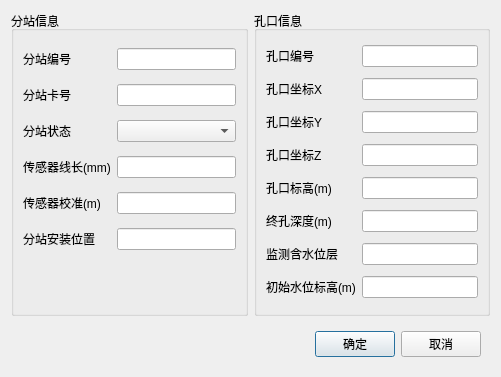
<?xml version="1.0" encoding="UTF-8"?>
<ui version="4.0">
 <class>equipmentDialog</class>
 <widget class="QDialog" name="equipmentDialog">
  <property name="geometry">
   <rect>
    <x>0</x>
    <y>0</y>
    <width>501</width>
    <height>377</height>
   </rect>
  </property>
  <property name="sizePolicy">
   <sizepolicy hsizetype="Preferred" vsizetype="Preferred">
    <horstretch>0</horstretch>
    <verstretch>0</verstretch>
   </sizepolicy>
  </property>
  <property name="windowTitle">
   <string>Dialog</string>
  </property>
  <layout class="QGridLayout" name="gridLayout_3">
   <item row="0" column="0">
    <layout class="QHBoxLayout" name="horizontalLayout">
     <item>
      <widget class="QGroupBox" name="groupBox">
       <property name="title">
        <string>分站信息</string>
       </property>
       <layout class="QGridLayout" name="gridLayout">
        <item row="0" column="0">
         <widget class="QLabel" name="label_26">
          <property name="text">
           <string>分站编号</string>
          </property>
         </widget>
        </item>
        <item row="0" column="1">
         <widget class="QLineEdit" name="lineEdit_siteNumber"/>
        </item>
        <item row="1" column="0">
         <widget class="QLabel" name="label_20">
          <property name="text">
           <string>分站卡号</string>
          </property>
         </widget>
        </item>
        <item row="1" column="1">
         <widget class="QLineEdit" name="lineEdit_sitePhoneNo"/>
        </item>
        <item row="2" column="0">
         <widget class="QLabel" name="label_25">
          <property name="text">
           <string>分站状态</string>
          </property>
         </widget>
        </item>
        <item row="2" column="1">
         <widget class="QComboBox" name="comBo_siteStatus"/>
        </item>
        <item row="3" column="0">
         <widget class="QLabel" name="label_29">
          <property name="text">
           <string>传感器线长(mm)</string>
          </property>
         </widget>
        </item>
        <item row="3" column="1">
         <widget class="QLineEdit" name="lineEdit_lineLenght"/>
        </item>
        <item row="4" column="0">
         <widget class="QLabel" name="label_22">
          <property name="text">
           <string>传感器校准(m)</string>
          </property>
         </widget>
        </item>
        <item row="4" column="1">
         <widget class="QLineEdit" name="lineEdit_calibration"/>
        </item>
        <item row="5" column="0">
         <widget class="QLabel" name="label_27">
          <property name="text">
           <string>分站安装位置</string>
          </property>
         </widget>
        </item>
        <item row="5" column="1">
         <widget class="QLineEdit" name="lineEdit_location"/>
        </item>
        <item row="6" column="1">
         <spacer name="verticalSpacer">
          <property name="orientation">
           <enum>Qt::Vertical</enum>
          </property>
          <property name="sizeType">
           <enum>QSizePolicy::Fixed</enum>
          </property>
          <property name="sizeHint" stdset="0">
           <size>
            <width>20</width>
            <height>45</height>
           </size>
          </property>
         </spacer>
        </item>
       </layout>
      </widget>
     </item>
     <item>
      <widget class="QGroupBox" name="groupBox_2">
       <property name="title">
        <string>孔口信息</string>
       </property>
       <layout class="QGridLayout" name="gridLayout_2">
        <item row="0" column="0">
         <widget class="QLabel" name="label_28">
          <property name="text">
           <string>孔口编号</string>
          </property>
         </widget>
        </item>
        <item row="0" column="1">
         <widget class="QLineEdit" name="lineEdit_holeNumber"/>
        </item>
        <item row="1" column="0">
         <widget class="QLabel" name="label_18">
          <property name="text">
           <string>孔口坐标X</string>
          </property>
         </widget>
        </item>
        <item row="1" column="1">
         <widget class="QLineEdit" name="lineEdit_holeX"/>
        </item>
        <item row="2" column="0">
         <widget class="QLabel" name="label_30">
          <property name="text">
           <string>孔口坐标Y</string>
          </property>
         </widget>
        </item>
        <item row="2" column="1">
         <widget class="QLineEdit" name="lineEdit_holeY"/>
        </item>
        <item row="3" column="0">
         <widget class="QLabel" name="label_31">
          <property name="text">
           <string>孔口坐标Z</string>
          </property>
         </widget>
        </item>
        <item row="3" column="1">
         <widget class="QLineEdit" name="lineEdit_holeZ"/>
        </item>
        <item row="4" column="0">
         <widget class="QLabel" name="label_24">
          <property name="text">
           <string>孔口标高(m)</string>
          </property>
         </widget>
        </item>
        <item row="4" column="1">
         <widget class="QLineEdit" name="lineEdit_holeElevation"/>
        </item>
        <item row="5" column="0">
         <widget class="QLabel" name="label_21">
          <property name="text">
           <string>终孔深度(m)</string>
          </property>
         </widget>
        </item>
        <item row="5" column="1">
         <widget class="QLineEdit" name="lineEdit_holeDepth"/>
        </item>
        <item row="6" column="0">
         <widget class="QLabel" name="label_19">
          <property name="text">
           <string>监测含水位层</string>
          </property>
         </widget>
        </item>
        <item row="6" column="1">
         <widget class="QLineEdit" name="lineEdit_geological"/>
        </item>
        <item row="7" column="0">
         <widget class="QLabel" name="label_23">
          <property name="text">
           <string>初始水位标高(m)</string>
          </property>
         </widget>
        </item>
        <item row="7" column="1">
         <widget class="QLineEdit" name="lineEdit_waterElevation"/>
        </item>
       </layout>
      </widget>
     </item>
    </layout>
   </item>
   <item row="1" column="0">
    <widget class="QWidget" name="widget" native="true">
     <property name="sizePolicy">
      <sizepolicy hsizetype="Preferred" vsizetype="Fixed">
       <horstretch>0</horstretch>
       <verstretch>0</verstretch>
      </sizepolicy>
     </property>
     <layout class="QHBoxLayout" name="horizontalLayout_2">
      <item>
       <spacer name="horizontalSpacer">
        <property name="orientation">
         <enum>Qt::Horizontal</enum>
        </property>
        <property name="sizeHint" stdset="0">
         <size>
          <width>40</width>
          <height>20</height>
         </size>
        </property>
       </spacer>
      </item>
      <item>
       <widget class="QPushButton" name="pushBtn_sure">
        <property name="text">
         <string>确定</string>
        </property>
       </widget>
      </item>
      <item>
       <widget class="QPushButton" name="pushBtn_cancel">
        <property name="text">
         <string>取消</string>
        </property>
       </widget>
      </item>
     </layout>
    </widget>
   </item>
  </layout>
 </widget>
 <resources/>
 <connections/>
</ui>
